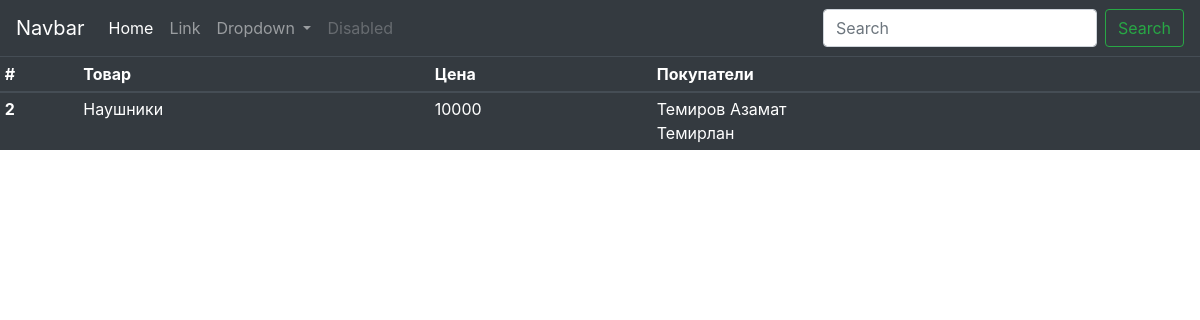
Before: /shop/2/ with the older database file.
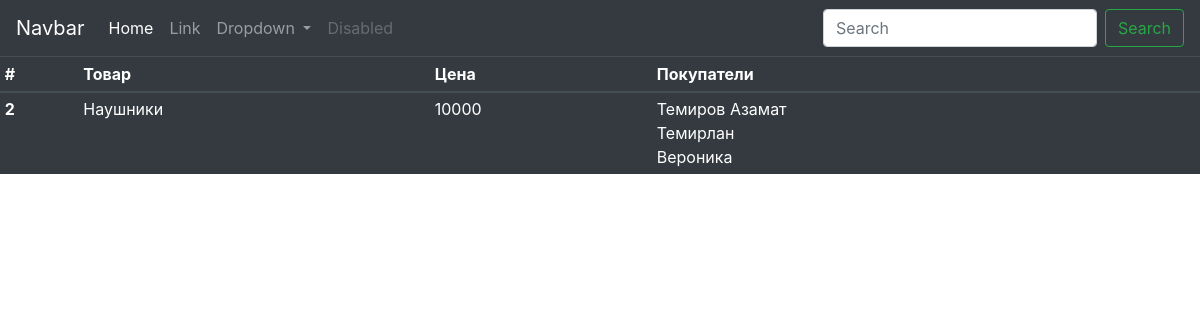
After: the same page with the newer database file.
### shop/models.py (models this page shows, shortened)
class Item(models.Model):
    name = models.CharField(max_length=30)
    price = models.IntegerField()

class Purchase(models.Model):
    name = models.CharField(max_length=30)
    age = models.IntegerField()
    item = models.ForeignKey(Item, on_delete=models.CASCADE, related_name='purchases')

### shop/views.py (the view)
# urls.py: path('shop/<int:item_id>/', views.detail_item, name='detail'),
def detail_item(request, item_id):
    detail_list = get_object_or_404(Item, id=item_id)
    return render(request, 'detail_item.html', {'items': detail_list})

### shop/templates/detail_item.html
{% extends 'base.html' %}
{% block content %}
<table class="table table-sm table-dark">
  <thead>
    <tr>
      <th scope="col">#</th>
      <th scope="col">Товар</th>
      <th scope="col">Цена</th>
      <th scope="col">Покупатели</th>
    </tr>
  </thead>
  <tbody>
    <tr>
      <th scope="row">{{ items.id }}</th>
      <td>{{ items.name }}</td>
      <td>{{ items.price }}</td>
      <td scope="row">
        {% for purchase in items.purchases.all %}
          {{ purchase.name }} <br>
        {% endfor %}
      </td>
    </tr>
  </tbody>
</table>
{% endblock content %}

### shop/templates/base.html (shortened to what this page needs)
<!doctype html>
<html lang="en">
  <head>
    <link rel="stylesheet" href="https://cdn.jsdelivr.net/npm/bootstrap@4.6.2/dist/css/bootstrap.min.css">
  </head>
  <body>
    <nav class="navbar navbar-expand-lg navbar-dark bg-dark">
  <a class="navbar-brand" href="#">Navbar</a>
  <div class="collapse navbar-collapse" id="navbarSupportedContent">
    <ul class="navbar-nav mr-auto">
      <li class="nav-item active">
        <a class="nav-link" href="#">Home <span class="sr-only">(current)</span></a>
      </li>
      <li class="nav-item">
        <a class="nav-link" href="#">Link</a>
      </li>
      <li class="nav-item dropdown">
        <a class="nav-link dropdown-toggle" href="#" role="button" data-toggle="dropdown" aria-expanded="false">
          Dropdown
        </a>
      </li>
      <li class="nav-item">
        <a class="nav-link disabled">Disabled</a>
      </li>
    </ul>
    <form class="form-inline my-2 my-lg-0">
      <input class="form-control mr-sm-2" type="search" placeholder="Search" aria-label="Search">
      <button class="btn btn-outline-success my-2 my-sm-0" type="submit">Search</button>
    </form>
  </div>
</nav>
    {% block content %}
    {% endblock content %}
  </body>
</html>

Changed rows visible on the page:
added Purchase: name "Вероника"
